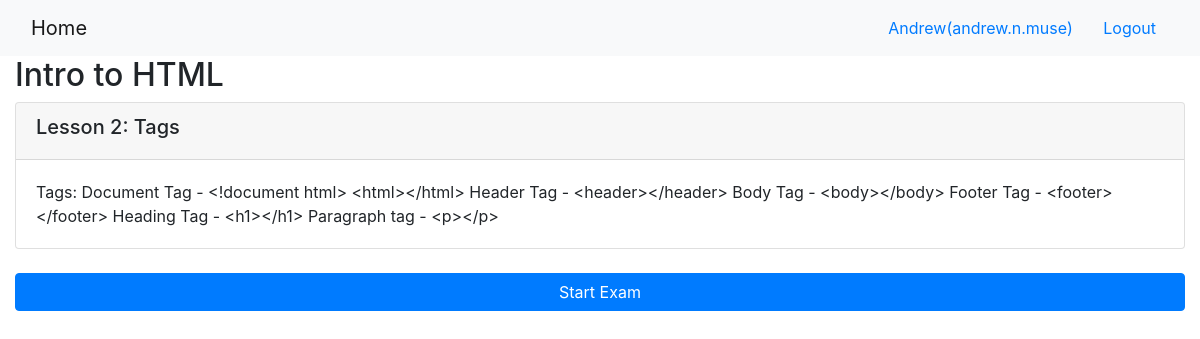
The app's page /onlinecourse/1/ (signed in) with its own data.
### onlinecourse/models.py (models this page shows, shortened)
class Course(models.Model):
    name = models.CharField(null=False, max_length=30, default='online course')
    image = models.ImageField(upload_to='course_images/')
    description = models.CharField(max_length=1000)
    pub_date = models.DateField(null=True)
    instructors = models.ManyToManyField(Instructor)
    users = models.ManyToManyField(settings.AUTH_USER_MODEL, through='Enrollment')
    total_enrollment = models.IntegerField(default=0)
    is_enrolled = False

class Lesson(models.Model):
    title = models.CharField(max_length=200, default="title")
    order = models.IntegerField(default=0)
    course = models.ForeignKey(Course, on_delete=models.CASCADE)
    content = models.TextField()

### onlinecourse/views.py (the view)
# urls.py: path('<int:pk>/', views.CourseDetailView.as_view(), name='course_details'),
class CourseDetailView(generic.DetailView):
    model = Course
    template_name = 'onlinecourse/course_detail_bootstrap.html'

### onlinecourse/templates/onlinecourse/course_detail_bootstrap.html (shortened to what this page needs)
<!DOCTYPE html>
<html lang="en">
<head>
     {% load static %}
    <link rel="stylesheet" href="https://maxcdn.bootstrapcdn.com/bootstrap/4.5.2/css/bootstrap.min.css">
</head>
<body>
    <nav class="navbar navbar-light bg-light">
        <div class="container-fluid">
            <div class="navbar-header">
                  <a class="navbar-brand" href="{% url 'onlinecourse:index' %}">Home</a>
            </div>
            <ul class="nav navbar-nav navbar-right">
                {% if user.is_authenticated %}
                <li>
                    <a class="btn btn-link" href="#">{{ user.first_name }}({{ user.username }})</a>
                    <a class="btn btn-link" href="{% url 'onlinecourse:logout' %}">Logout</a>
                </li>
                {% endif %}
            </ul>
        </div>
    </nav>
    <div class="container-fluid">
            <h2>{{ course.name }}</h2>
            <div class="card-columns-vertical">
                {% for lesson in course.lesson_set.all %}
                    <div class="card mt-1">
                        <div class="card-header"><h5>Lesson {{lesson.order|add:1}}: {{lesson.title}}</h5></div>
                        <div class="card-body">{{lesson.content}}</div>
                    </div>
                {% endfor %}
            </div>
            {% if user.is_authenticated%}
        <br>
        <button class="btn btn-primary btn-block" data-toggle="collapse" data-target="#exam">Start Exam</button>
            {% endif %}
</body>
</html>

### records on screen
Course: name "Intro to HTML"
Lesson: order|add "2", title "Tags", content "Tags: Document Tag - <!document html> <html></html> Header Tag - <header></header> Body Tag - <body></body> Footer Tag - <footer></footer> Heading Tag - <h1></h1> Paragraph tag - <p></p>"

### other values on screen
{{ user.first_name }} "Andrew"
{{ user.username }} "andrew.n.muse"
